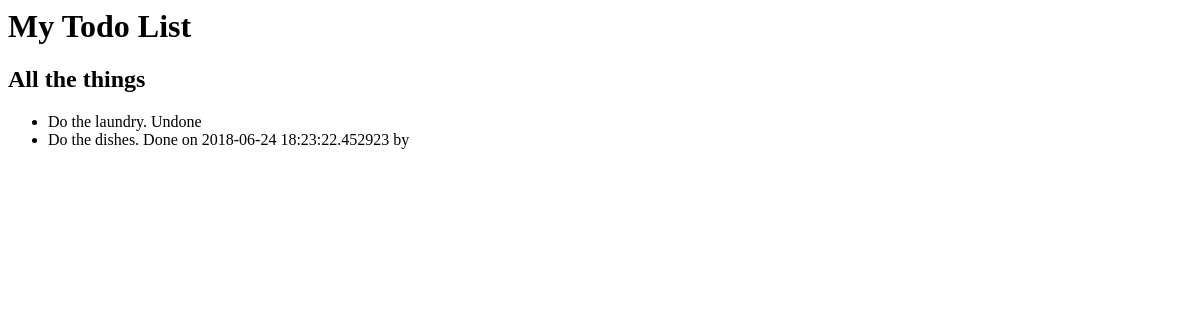
/all, run on an earlier commit of the app's database.
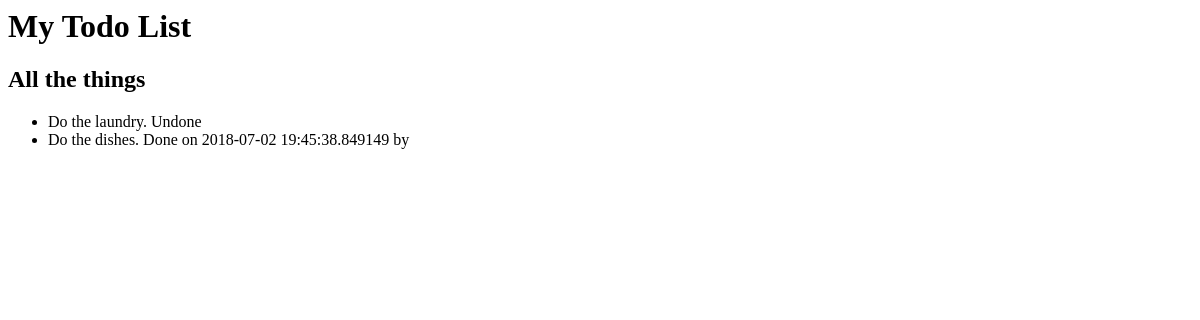
And on a later commit of the database.
### model.py (models this page shows)
class Task(Model):
    name = CharField(max_length=255)
    performed = DateTimeField(null=True)
    performed_by = ForeignKeyField(model=User, null=True)
    class Meta:
        database = db

### main.py (the view)
@app.route('/all')
def all_tasks():
    return render_template('all.jinja2', tasks=Task.select())

### templates/all.jinja2
{% extends 'base.jinja2' %}
{% block subtitle %}All the things{% endblock subtitle %}
{% block content %}
<ul>
    {% for task in tasks %}
    <li>
        {{ task.name }} {% if task.performed %}Done on {{ task.performed }} by {{ task.performed_by.name }}{% else %} Undone {% endif %}
    </li>
    {% endfor %}
</ul>
{% endblock content %}

### templates/base.jinja2 (shortened to what this page needs)
<html>
<head>
</head>
<body>
    <h1>My Todo List</h1>
    <h2>{% block subtitle %} {% endblock subtitle %}</h2>
    {% block content %} {% endblock content %}
</body>
</html>

What changed in the data, as far as the page shows it:
changed Task "Do the dishes.": performed "2018-06-24 18:23:22.452923" → "2018-07-02 19:45:38.849149"
